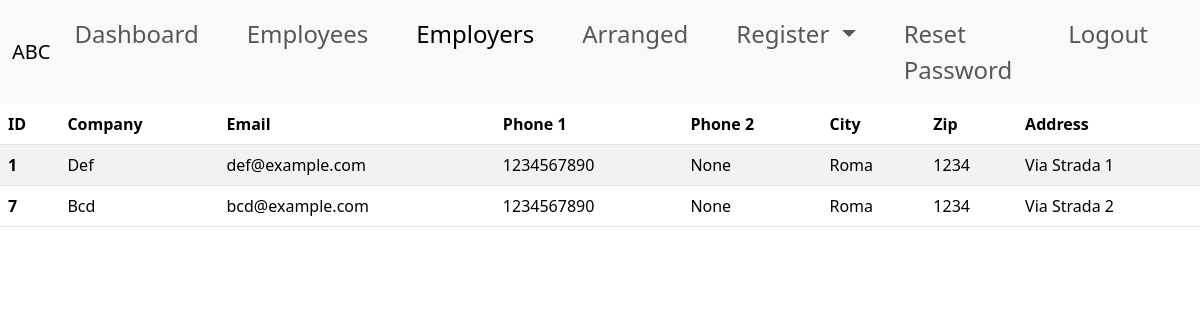
Page /employers (signed in) on the committed database.
### humanresources/models.py (models this page shows, shortened)
class Employer(models.Model):
    email = models.ForeignKey(Email, on_delete=models.CASCADE)
    company = models.CharField(max_length=64, blank=False, unique=True)
    phone1 = models.IntegerField(null=False, blank=False)
    phone2 = models.IntegerField(blank=True, null=True)
    address = models.CharField(max_length=254, blank=False)
    city = models.CharField(max_length=64, blank=False)
    state = models.CharField(max_length=64, blank=False)
    zip = models.CharField(max_length=10, blank=False)

class Email(models.Model):
    MAIN = '1'
    EMPLOYEE = '2'
    EMPLOYER = '3'
    ACCOUNT_TYPE_CHOICES = [
        (MAIN, "Main"),
        (EMPLOYER, "Employer"),
        (EMPLOYEE, "Employee")
    ]
    account_type = models.CharField(
        max_length=1, choices=ACCOUNT_TYPE_CHOICES, default=EMPLOYEE, blank=True)
    email = models.EmailField(unique=True)

### humanresources/views.py (the view)
# urls.py: path("employers", views.employers, name="employers"),  # available
@login_required
def employers(request):
    email = Email.objects.filter(account_type='3')
    all_employers = Employer.objects.filter(email__in=email)
    return render(request, "humanresources/employers.html", {
        "employer_detail": all_employers
    })

### humanresources/models.py (called while the page is built)
    def acc_email(self):
        return Email.objects.get(email=self.email)

### humanresources/templates/humanresources/employers.html (shortened to what this page needs)
{% extends 'humanresources/layout.html' %}
{% load static %}
{% block body %}
<div class="overflow-x-auto">
  <table class="table table-striped">
    <thead>
      <tr>
        <th scope="col">ID</th>
        <th scope="col">Company</th>
        <th scope="col">Email</th>
        <th scope="col">Phone 1</th>
        <th scope="col">Phone 2</th>
        <th scope="col">City</th>
        <th scope="col">Zip</th>
        <th scope="col">Address</th>
      </tr>
    </thead>
    <tbody>
      {% for employer in employer_detail %}
        <tr>
          <th scope="row">{{ employer.email.id }}</th>
          <td>{{ employer.company|title }}</td>
          <td>{{ employer.email.email }}</td>
          <td>{{ employer.phone1 }}</td>
          <td>{{ employer.phone2 }}</td>
          <td>{{ employer.city|title }}</td>
          <td>{{ employer.zip }}</td>
          <td>{{ employer.address|title }}</td>
        </tr>
      {% endfor %}
    </tbody>
  </table>
</div>
{% endblock %}

### humanresources/static/humanresources/styles.css (style rules this page uses)
body { box-sizing: border-box; margin: 0; padding: 0; position: relative; }

### rows in the picture
Employer: email.id "1", company "Def", email.email "def@example.com", phone1 "1234567890", phone2 "None", city "Roma", zip "1234", address "Via Strada 1"
Employer: email.id "7", company "Bcd", email.email "bcd@example.com", phone1 "1234567890", phone2 "None", city "Roma", zip "1234", address "Via Strada 2"
